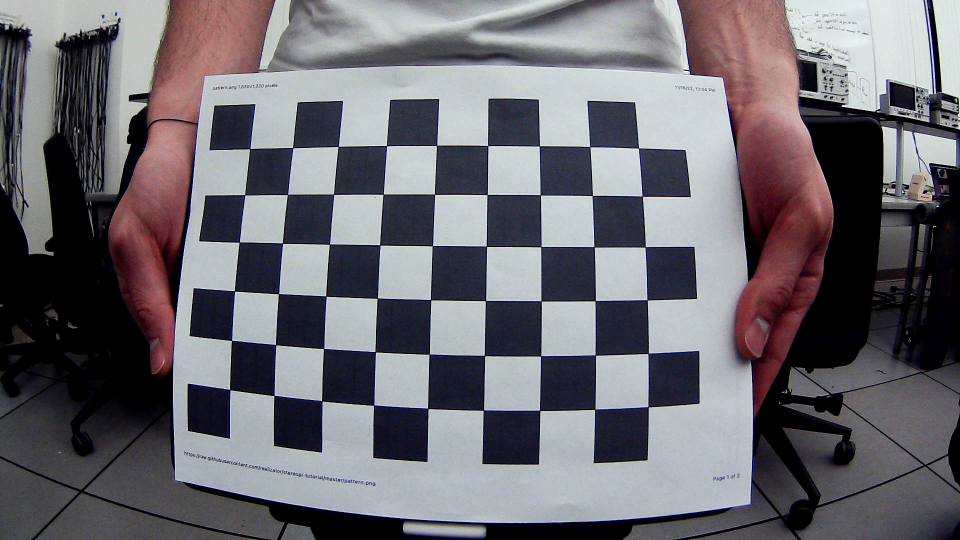
#> input picture VisionProcessing/dataN/stereoL/img4.png, 1920 x 1080 px (shown at 1/2 size); its folder holds only this picture in this run
$ python individualCameraCalib.py   (older library calls are emulated)
#> lines starting #> are read from the running program, lines starting #| are printed output that depends on the picture; after the words box and inside, x2 and y2 are one past the last pixel; in counts of white or black regions, pixels touching at a corner belong together
import numpy as np
import cv2
from tqdm import tqdm

# Set the path to the images captured by the left and right cameras
pathL = "./dataN/stereoL/"
pathR = "./dataN/stereoR/"

print("Extracting image coordinates of respective 3D pattern ....\n")

# Termination criteria for refining the detected corners
criteria = (cv2.TERM_CRITERIA_EPS + cv2.TERM_CRITERIA_MAX_ITER, 30, 0.001)


objp = np.zeros((9*6,3), np.float32)
objp[:,:2] = np.mgrid[0:9,0:6].T.reshape(-1,2)

img_ptsL = []
img_ptsR = []
obj_pts = []

for i in tqdm(range(4,5)):
    imgL = cv2.imread(pathL+"img%d.png"%i)
#> imgL is the input picture: shape (1080, 1920, 3); mean B, G, R 111.2, 105.3, 107.3
  # imgL = cv2.resize(imgL, (640,480), interpolation = cv2.INTER_AREA)
    imgR = cv2.imread(pathR+"img%d.png"%i)
   # imgR = cv2.resize(imgR, (640,480), interpolation = cv2.INTER_AREA)
    imgL_gray = cv2.imread(pathL+"img%d.png"%i,0)
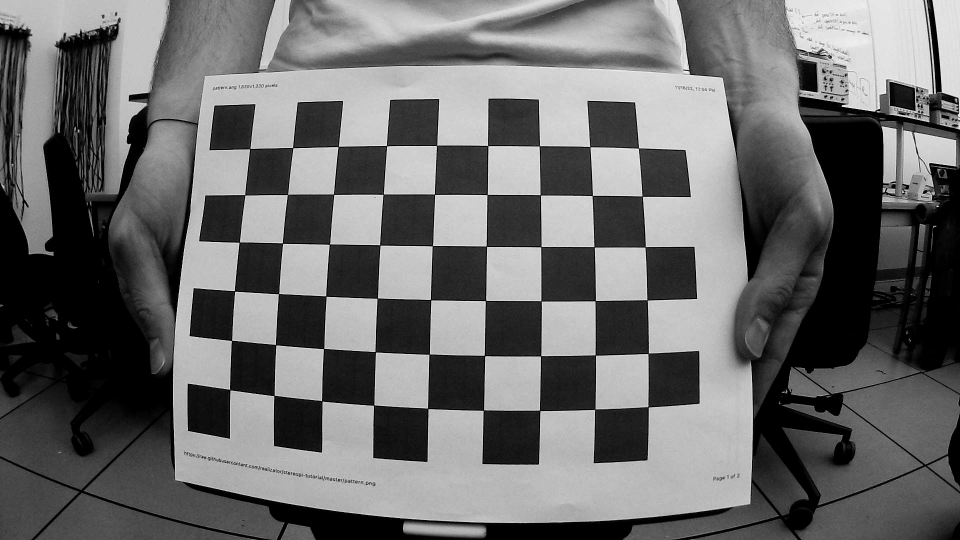
#> imgL_gray: shape (1080, 1920) (shown at 1/2 size); min 0, max 255, mean 106.1
    imgR_gray = cv2.imread(pathR+"img%d.png"%i,0)

    outputL = imgL.copy()
    outputR = imgR.copy()

    retR, cornersR =  cv2.findChessboardCorners(outputR,(9,6),None)
#> retR = True; cornersR = 54 rows, first 8: [499.7, 297.8], [585.7, 295.6], [676.6, 293.4], [773.4, 291.8], [873.4, 291.5], [976.1, 291.7], [1079.2, 292.1], [1180, 294]
    retL, cornersL = cv2.findChessboardCorners(outputL,(9,6),None)
#> retL = True; cornersL has the same summary as cornersR

    if retR and retL:
        obj_pts.append(objp)
        cv2.cornerSubPix(imgR_gray,cornersR,(11,11),(-1,-1),criteria)
        cv2.cornerSubPix(imgL_gray,cornersL,(11,11),(-1,-1),criteria)
        cv2.drawChessboardCorners(outputR,(9,6),cornersR,retR)
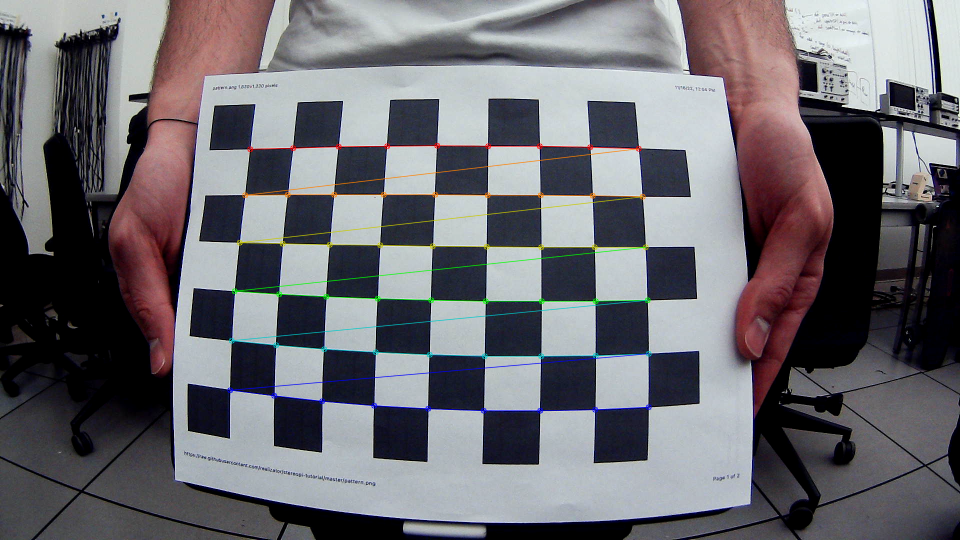
#> outputR: shape (1080, 1920, 3) (shown at 1/2 size); 1.5% of pixels changed, all inside (x1, y1, x2, y2) = (454, 285, 1304, 828)
        cv2.drawChessboardCorners(outputL,(9,6),cornersL,retL)
        cv2.imshow('cornersR',outputR)
        cv2.imshow('cornersL',outputL)
        cv2.waitKey(0)

        img_ptsL.append(cornersL)
        img_ptsR.append(cornersR)


print("Calculating left camera parameters ... ")
# Calibrating left camera
retL, mtxL, distL, rvecsL, tvecsL = cv2.calibrateCamera(obj_pts,img_ptsL,imgL_gray.shape[::-1],None,None)
#> retL = 0.782; mtxL = [[126.3, 0, 975.8], [0, 124.7, 546.7], [0, 0, 1]]; distL = [[-0.00461, 8.26e-06, -0.00349, -0.000824, 5.74e-07]]; rvecsL = ([-0.0286, 0.00525, 0.0123],); tvecsL = ([-5, -2.56, 1.25],)
hL,wL= imgL_gray.shape[:2]
#> hL = 1080; wL = 1920
new_mtxL, roiL= cv2.getOptimalNewCameraMatrix(mtxL,distL,(wL,hL),1,(wL,hL))
#> new_mtxL = [[109.5, 0, 945.5], [0, 105.7, 503.4], [0, 0, 1]]; roiL = (139, 87, 1677, 951)

print("Calculating right camera parameters ... ")
# Calibrating right camera
retR, mtxR, distR, rvecsR, tvecsR = cv2.calibrateCamera(obj_pts,img_ptsR,imgR_gray.shape[::-1],None,None)
#> retR = 0.782; mtxR = [[126.3, 0, 975.8], [0, 124.7, 546.7], [0, 0, 1]]; distR has the same summary as distL; rvecsR = ([-0.0286, 0.00525, 0.0123],); tvecsR = ([-5, -2.56, 1.25],)
hR,wR= imgR_gray.shape[:2]
#> hR = 1080; wR = 1920
new_mtxR, roiR= cv2.getOptimalNewCameraMatrix(mtxR,distR,(wR,hR),1,(wR,hR))
#> new_mtxR = [[109.5, 0, 945.5], [0, 105.7, 503.4], [0, 0, 1]]; roiR = (139, 87, 1677, 951)


print("Stereo calibration .....")
flags = 0
flags |= cv2.CALIB_FIX_INTRINSIC
# Here we fix the intrinsic camara matrixes so that only Rot, Trns, Emat and Fmat are calculated.
# Hence intrinsic parameters are the same

criteria_stereo= (cv2.TERM_CRITERIA_EPS + cv2.TERM_CRITERIA_MAX_ITER, 30, 0.001)


# This step is performed to transformation between the two cameras and calculate Essential and Fundamenatl matrix
retS, new_mtxL, distL, new_mtxR, distR, Rot, Trns, Emat, Fmat = cv2.stereoCalibrate(obj_pts,
                                                          img_ptsL,
                                                          img_ptsR,
                                                          new_mtxL,
                                                          distL,
                                                          new_mtxR,
                                                          distR,
                                                          imgL_gray.shape[::-1],
                                                          criteria_stereo,
                                                          flags)
#> retS = 3.96; Rot = [[1, 0, 0], [0, 1, 0], [0, 0, 1]]; Trns = [-1.03e-15, 4.66e-16, 3.39e-20]; Emat = [[0, -3.39e-20, 4.66e-16], [3.39e-20, 0, 1.03e-15], [-4.66e-16, -1.03e-15, 0]]; Fmat = [[0, -1855590.4, 2.7e+12], [1855590.4, 0, 6.14e+12], [-2.7e+12, -6.14e+12, 1]]

# Once we know the transformation between the two cameras we can perform stereo rectification
# StereoRectify function
rectify_scale= 1 # if 0 image croped, if 1 image not croped
rect_l, rect_r, proj_mat_l, proj_mat_r, Q, roiL, roiR= cv2.stereoRectify(new_mtxL, distL, new_mtxR, distR,
                                                 imgL_gray.shape[::-1], Rot, Trns,
                                                 rectify_scale,(0,0))
#> rect_l = [[0.91, -0.414, -3.01e-05], [0.414, 0.91, -6.52e-06], [3.01e-05, -6.52e-06, 1]]; rect_r has the same summary as rect_l; proj_mat_l = [[105.7, 0, 970.2, 0], [0, 105.7, 515.8, 0], [0, 0, 1, 0]]; proj_mat_r = [[105.7, 0, 970.2, -1.19e-13], [0, 105.7, 515.8, 0], [0, 0, 1, 0]]; Q = [[1, 0, 0, -970.2], [0, 1, 0, -515.8], [0, 0, 0, 105.7], [0, 0, 8.88e+14, 0]]; roiL = (603, 506, 661, 107); roiR = (603, 506, 661, 107)

# Use the rotation matrixes for stereo rectification and camera intrinsics for undistorting the image
# Compute the rectification map (mapping between the original image pixels and
# their transformed values after applying rectification and undistortion) for left and right camera frames
Left_Stereo_Map= cv2.initUndistortRectifyMap(new_mtxL, distL, rect_l, proj_mat_l,
                                             imgL_gray.shape[::-1], cv2.CV_16SC2)
Right_Stereo_Map= cv2.initUndistortRectifyMap(new_mtxR, distR, rect_r, proj_mat_r,
                                              imgR_gray.shape[::-1], cv2.CV_16SC2)


print("Saving paraeters ......")
cv_file = cv2.FileStorage("data/params_py.xml", cv2.FILE_STORAGE_WRITE)
cv_file.write("Left_Stereo_Map_x",Left_Stereo_Map[0])
cv_file.write("Left_Stereo_Map_y",Left_Stereo_Map[1])
cv_file.write("Right_Stereo_Map_x",Right_Stereo_Map[0])
cv_file.write("Right_Stereo_Map_y",Right_Stereo_Map[1])
cv_file.release()
